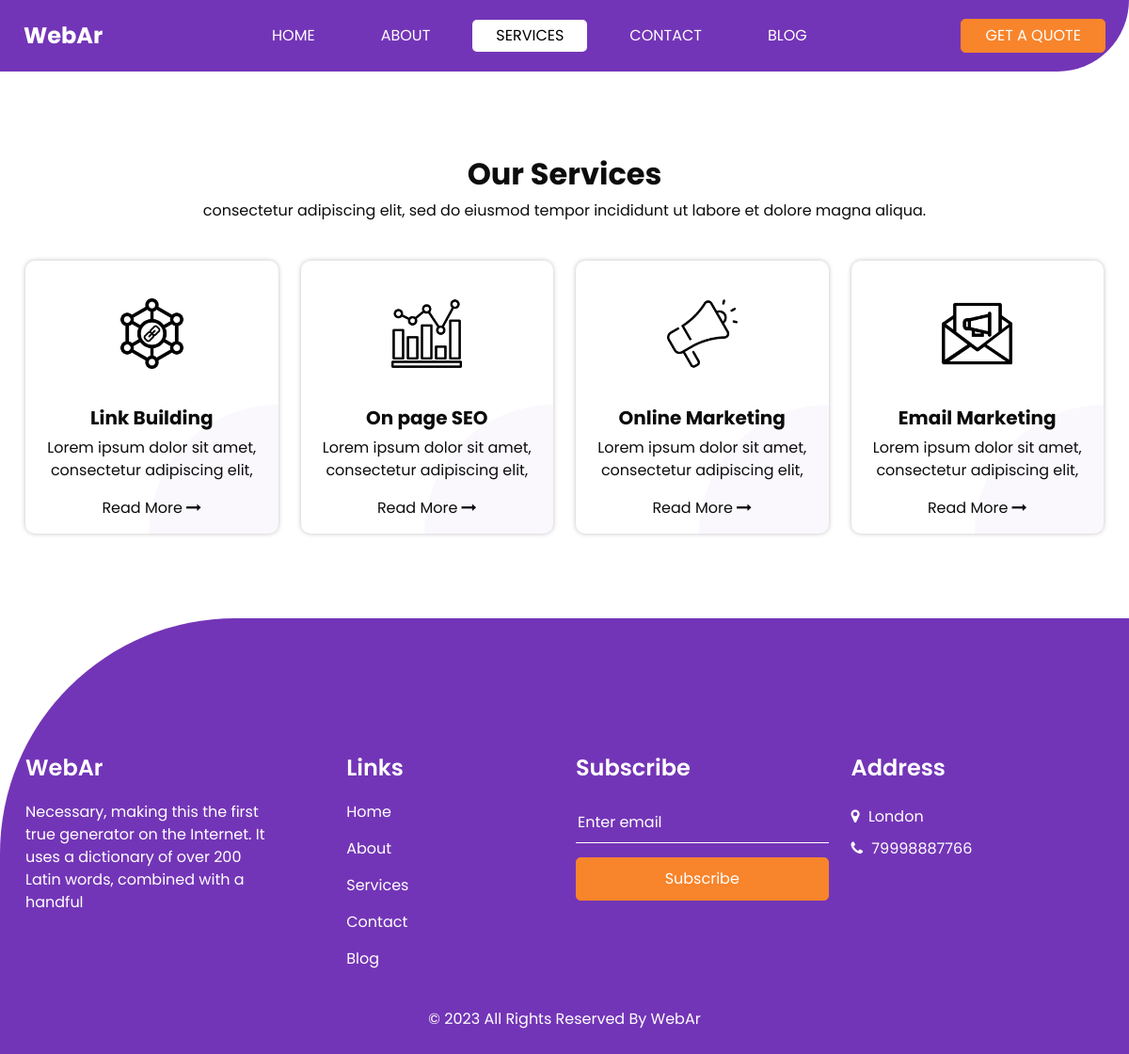
Page /services/ on the committed database.
### constants/models.py (models this page shows, shortened)
class Constants(models.Model):
    site_name = models.CharField(max_length=256, blank=True, verbose_name='site name')
    address = models.CharField(max_length=256, blank=True, verbose_name='address')
    email = models.EmailField(blank=True, verbose_name='email')
    phone1 = models.PositiveSmallIntegerField(default=0, verbose_name='phone1')
    phone2 = models.PositiveSmallIntegerField(default=0, verbose_name='phone2')
    facebook = models.CharField(max_length=256, blank=True, verbose_name='facebook')
    twitter = models.CharField(max_length=256, blank=True, verbose_name='twitter')
    instagram = models.CharField(max_length=256, blank=True, verbose_name='instagram')
    linkedin = models.CharField(max_length=256, blank=True, verbose_name='linkedin')
    youtube = models.CharField(max_length=256, blank=True, verbose_name='youtube')
    vk = models.CharField(max_length=256, blank=True, verbose_name='vk')
    class Meta:
        verbose_name = 'Constant'
        verbose_name_plural = 'Constants'

### blog/models.py (models this page shows, shortened)
class Page(models.Model):
    title = models.CharField(max_length=128, blank=False, verbose_name='title')
    slug = models.SlugField(max_length=256, unique=True, verbose_name='url')
    description = models.TextField(blank=True, verbose_name='description')
    meta_title = models.CharField(max_length=128, blank=True, verbose_name='m_title')
    meta_keywords = models.CharField(max_length=128, blank=True, verbose_name='m_keywords')
    meta_description = models.CharField(max_length=128, blank=True, verbose_name='m_description')
    date_created = models.DateTimeField(auto_now_add=True, verbose_name='Create date')
    date_updated = models.DateTimeField(auto_now=True, verbose_name='Update date')
    class Meta:
        verbose_name = 'Page'
        verbose_name_plural = 'Pages'

### blog/views.py (the view)
# urls.py: path('services/', ServicesView.as_view(), name='services'),
class ServicesView(DataMixin, ListView):
    model = Page
    template_name = 'blog/services.html'
    def get_context_data(self, **kwargs):
        self.kwargs['page_slug'] = self.request.path.replace('/', '')
        context = super().get_context_data(**kwargs)
        context_page = self.get_page_context()
        context_constants = self.get_constants()
        context = context | context_page | context_constants
        return context

### blog/templatetags/menu_tags.py (called while the page is built)
@register.inclusion_tag('blog/tags/header_menu.html', takes_context=True)
def show_header_menu(context):
    menu_items = Page.objects.all()
    return {"menu_items": menu_items,}

@register.inclusion_tag('blog/tags/footer_menu.html', takes_context=True)
def show_footer_menu(context):
    menu_items = Page.objects.all()
    return {"menu_items": menu_items,}

### blog/utils.py (called while the page is built)
    def get_page_context(self, **kwargs):
        context = kwargs
        page = Page.objects.get(slug=self.kwargs['page_slug'])
        context['title'] = page.title
        context['description'] = page.description
        context['meta_title'] = page.meta_title or page.title
        context['meta_description'] = page.meta_description
        context['meta_keywords'] = page.meta_keywords
        return context

    def get_constants(self, **kwargs):
        context = kwargs
        constants = Constants.objects.get(pk=1)
        context['site_name'] = constants.site_name or False
        context['address'] = constants.address or False
        context['email'] = constants.email or False
        context['phone1'] = constants.phone1 or False
        context['phone2'] = constants.phone2 or False
        context['facebook'] = constants.facebook or False
        context['twitter'] = constants.twitter or False
        context['instagram'] = constants.instagram or False
        context['linkedin'] = constants.linkedin or False
        context['youtube'] = constants.youtube or False
        context['vk'] = constants.vk or False
        return context

### blog/templates/blog/services.html
{% extends './base_blog.html' %}
{% block header %}
    {% include './inc/_header.html' %}
{% endblock %}
{% block main %}
{% load static %}
<section class="service_section layout_padding">
    <div class="container">
        <div class="heading_container">
            <h2>
                Our Services
            </h2>
            <p>
                consectetur adipiscing elit, sed do eiusmod tempor incididunt ut labore et dolore magna aliqua.
            </p>
        </div>
        <div class="row">
            <div class="col-md-6 col-lg-3">
                <div class="box">
                    <div class="img-box">
                        <img src="{% static 'blog/images/s1.png' %}" alt="">
                    </div>
                    <div class="detail-box">
                        <h5>
                            Link Building
                        </h5>
                        <p>
                            Lorem ipsum dolor sit amet, consectetur adipiscing elit,
                        </p>
                        <a href="" class="">
                            <span>
                                Read More
                            </span>
                            <i class="fa fa-long-arrow-right" aria-hidden="true"></i>
                        </a>
                    </div>
                </div>
            </div>
            <div class="col-md-6 col-lg-3">
                <div class="box">
                    <div class="img-box">
                        <img src="{% static 'blog/images/s2.png' %}" alt="">
                    </div>
                    <div class="detail-box">
                        <h5>
                            On page SEO
                        </h5>
                        <p>
                            Lorem ipsum dolor sit amet, consectetur adipiscing elit,
                        </p>
                        <a href="" class="">
                            <span>
                                Read More
                            </span>
                            <i class="fa fa-long-arrow-right" aria-hidden="true"></i>
                        </a>
                    </div>
                </div>
            </div>
            <div class="col-md-6 col-lg-3">
                <div class="box">
                    <div class="img-box">
                        <img src="{% static 'blog/images/s3.png' %}" alt="">
                    </div>
                    <div class="detail-box">
                        <h5>
                            Online Marketing
                        </h5>
                        <p>
                            Lorem ipsum dolor sit amet, consectetur adipiscing elit,
                        </p>
                        <a href="" class="">
                            <span>
                                Read More
                            </span>
                            <i class="fa fa-long-arrow-right" aria-hidden="true"></i>
                        </a>
                    </div>
                </div>
            </div>
            <div class="col-md-6 col-lg-3">
                <div class="box">
                    <div class="img-box">
                        <img src="{% static 'blog/images/s4.png' %}" alt="">
                    </div>
                    <div class="detail-box">
                        <h5>
                            Email Marketing
                        </h5>
                        <p>
                            Lorem ipsum dolor sit amet, consectetur adipiscing elit,
                        </p>
                        <a href="" class="">
                            <span>
                                Read More
                            </span>
                            <i class="fa fa-long-arrow-right" aria-hidden="true"></i>
                        </a>
                    </div>
                </div>
            </div>
        </div>
    </div>
</section>
{% endblock %}

### blog/templates/blog/inc/_header.html (shortened to what this page needs)
{% load static %}
{% load menu_tags %}
<div class="hero_area">
    <header class="header_section">
        <div class="container-fluid">
            <nav class="navbar navbar-expand-lg custom_nav-container ">
                <a class="navbar-brand" href="/">
                    <span>
                        {{ site_name }}
                    </span>
                </a>
                <div class="collapse navbar-collapse" id="navbarSupportedContent">
                    {% show_header_menu %}
                    <div class="quote_btn-container">
                        <a href="" class="btn-custom">
                            Get A Quote
                        </a>
                    </div>
                </div>
            </nav>
        </div>
    </header>
</div>

### blog/templates/blog/tags/header_menu.html
<ul class="navbar-nav  " id="menu-top">
    {% for m_item in menu_items %}
        {% if forloop.counter == 1 %}
        <li class="nav-item ">
            <a class="nav-link" title="{{ m_item.title }}" href="/">{{ m_item.title }}</a>
        </li>
        {% else %}
        <li class="nav-item ">
            <a class="nav-link" title="{{ m_item.title }}" href="/{{ m_item.slug }}/">{{ m_item.title }}</a>
        </li>
        {% endif %}
    {% endfor %}
</ul>

### templates/inc/_footer.html (shortened to what this page needs)
{% load menu_tags %}
<div class="footer_container">
    <section class="info_section ">
        <div class="container">
            <div class="row">
                <div class="col-md-6 col-lg-3 ">
                    <div class="info_detail">
                        <h4>
                            {{ site_name }}
                        </h4>
                        <p>
                            Necessary, making this the first true generator on the Internet. It uses a dictionary of
                            over 200 Latin words, combined with a handful
                        </p>
                    </div>
                </div>
                <div class="col-md-6 col-lg-2 mx-auto">
                    <div class="info_link_box">
                        <h4>
                            Links
                        </h4>
                        {% show_footer_menu %}
                    </div>
                </div>
                <div class="col-md-6 col-lg-3 ">
                    <h4>
                        Subscribe
                    </h4>
                    <form action="#">
                        <input type="text" placeholder="Enter email" />
                        <button type="submit" class="btn-custom">
                            Subscribe
                        </button>
                    </form>
                </div>
                <div class="col-md-6 col-lg-3 mb-0 ml-auto">
                    <div class="info_contact">
                        <h4>
                            Address
                        </h4>
                        <div class="contact_link_box">
                            {% if address %}
                            <a href="">
                                <i class="fa fa-map-marker" aria-hidden="true"></i>
                                <span>
                                    {{ address }}
                                </span>
                            </a>
                            {% endif %}
                            {% if phone1 %}
                            <a href="tel:{{ phone1 }}">
                                <i class="fa fa-phone" aria-hidden="true"></i>
                                <span>
                                    {{ phone1 }}
                                </span>
                            </a>
                            {% endif %}
                            {% if phone1 %}
                            <a href="">
                            </a>
                            {% endif %}
                        </div>
                    </div>
                </div>
            </div>
        </div>
    </section>
    <footer class="footer_section">
        <div class="container">
            <p>
                &copy; <span id="displayYear"></span> All Rights Reserved By
                <a href="/">{{ site_name }}</a>
            </p>
        </div>
    </footer>
</div>

### blog/templates/blog/tags/footer_menu.html
<div class="info_links">
    {% for m_item in menu_items %}
        {% if forloop.counter == 1 %}
            <a title="{{ m_item.title }}" href="/">{{ m_item.title }}</a>
        {% else %}
            <a title="{{ m_item.title }}" href="/{{ m_item.slug }}/">{{ m_item.title }}</a>
        {% endif %}
    {% endfor %}
</div>

### blog/static/blog/css/responsive.css (style rules this page uses)
@media (max-width: 1300px) { .footer_container { border-radius: 250px 0 0 0; } }
@media (min-width: 1200px) { .container { max-width: 1170px; } }

### rows in the picture
Constants: site_name "WebAr", address "London"
Page: title "HOME", title "Home"
Page: title "ABOUT", title "About"
Page: title "SERVICES", title "Services"
Page: title "CONTACT", title "Contact"
Page: title "BLOG", title "Blog"

### other values in the picture
{{ phone1 }} "79998887766"
